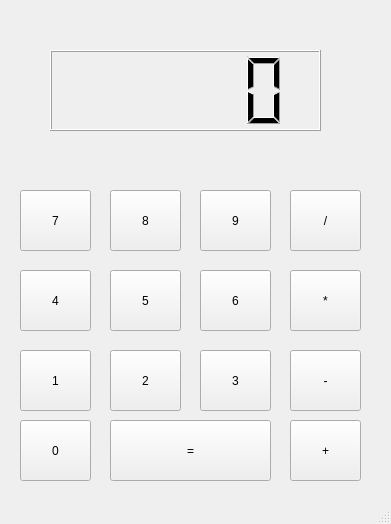
<?xml version="1.0" encoding="UTF-8"?>
<ui version="4.0">
 <class>Kalkulator</class>
 <widget class="QMainWindow" name="Kalkulator">
  <property name="geometry">
   <rect>
    <x>0</x>
    <y>0</y>
    <width>391</width>
    <height>524</height>
   </rect>
  </property>
  <property name="windowTitle">
   <string>MainWindow</string>
  </property>
  <widget class="QWidget" name="centralwidget">
   <widget class="QLCDNumber" name="lcdNumber">
    <property name="geometry">
     <rect>
      <x>50</x>
      <y>50</y>
      <width>271</width>
      <height>81</height>
     </rect>
    </property>
   </widget>
   <widget class="QPushButton" name="pushButton">
    <property name="geometry">
     <rect>
      <x>20</x>
      <y>190</y>
      <width>71</width>
      <height>61</height>
     </rect>
    </property>
    <property name="text">
     <string>7</string>
    </property>
   </widget>
   <widget class="QPushButton" name="pushButton_2">
    <property name="geometry">
     <rect>
      <x>110</x>
      <y>190</y>
      <width>71</width>
      <height>61</height>
     </rect>
    </property>
    <property name="text">
     <string>8</string>
    </property>
   </widget>
   <widget class="QPushButton" name="pushButton_3">
    <property name="geometry">
     <rect>
      <x>200</x>
      <y>190</y>
      <width>71</width>
      <height>61</height>
     </rect>
    </property>
    <property name="text">
     <string>9</string>
    </property>
   </widget>
   <widget class="QPushButton" name="pushButton_4">
    <property name="geometry">
     <rect>
      <x>20</x>
      <y>270</y>
      <width>71</width>
      <height>61</height>
     </rect>
    </property>
    <property name="text">
     <string>4</string>
    </property>
   </widget>
   <widget class="QPushButton" name="pushButton_5">
    <property name="geometry">
     <rect>
      <x>110</x>
      <y>270</y>
      <width>71</width>
      <height>61</height>
     </rect>
    </property>
    <property name="text">
     <string>5</string>
    </property>
   </widget>
   <widget class="QPushButton" name="pushButton_6">
    <property name="geometry">
     <rect>
      <x>200</x>
      <y>270</y>
      <width>71</width>
      <height>61</height>
     </rect>
    </property>
    <property name="text">
     <string>6</string>
    </property>
   </widget>
   <widget class="QPushButton" name="pushButton_7">
    <property name="geometry">
     <rect>
      <x>20</x>
      <y>350</y>
      <width>71</width>
      <height>61</height>
     </rect>
    </property>
    <property name="text">
     <string>1</string>
    </property>
   </widget>
   <widget class="QPushButton" name="pushButton_8">
    <property name="geometry">
     <rect>
      <x>110</x>
      <y>350</y>
      <width>71</width>
      <height>61</height>
     </rect>
    </property>
    <property name="text">
     <string>2</string>
    </property>
   </widget>
   <widget class="QPushButton" name="pushButton_9">
    <property name="geometry">
     <rect>
      <x>200</x>
      <y>350</y>
      <width>71</width>
      <height>61</height>
     </rect>
    </property>
    <property name="text">
     <string>3</string>
    </property>
   </widget>
   <widget class="QPushButton" name="pushButton_10">
    <property name="geometry">
     <rect>
      <x>20</x>
      <y>420</y>
      <width>71</width>
      <height>61</height>
     </rect>
    </property>
    <property name="text">
     <string>0</string>
    </property>
   </widget>
   <widget class="QPushButton" name="pushButton_11">
    <property name="geometry">
     <rect>
      <x>110</x>
      <y>420</y>
      <width>161</width>
      <height>61</height>
     </rect>
    </property>
    <property name="text">
     <string>=</string>
    </property>
   </widget>
   <widget class="QPushButton" name="pushButton_12">
    <property name="geometry">
     <rect>
      <x>290</x>
      <y>190</y>
      <width>71</width>
      <height>61</height>
     </rect>
    </property>
    <property name="text">
     <string>/</string>
    </property>
   </widget>
   <widget class="QPushButton" name="pushButton_13">
    <property name="geometry">
     <rect>
      <x>290</x>
      <y>270</y>
      <width>71</width>
      <height>61</height>
     </rect>
    </property>
    <property name="text">
     <string>*</string>
    </property>
   </widget>
   <widget class="QPushButton" name="pushButton_14">
    <property name="geometry">
     <rect>
      <x>290</x>
      <y>350</y>
      <width>71</width>
      <height>61</height>
     </rect>
    </property>
    <property name="text">
     <string>-</string>
    </property>
   </widget>
   <widget class="QPushButton" name="pushButton_15">
    <property name="geometry">
     <rect>
      <x>290</x>
      <y>420</y>
      <width>71</width>
      <height>61</height>
     </rect>
    </property>
    <property name="text">
     <string>+</string>
    </property>
   </widget>
  </widget>
  <widget class="QStatusBar" name="statusbar"/>
 </widget>
 <resources/>
 <connections/>
</ui>
